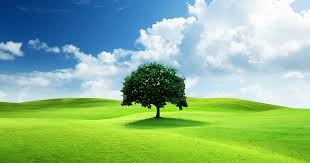
#> input picture basics/image/Tree.jpg, 310 x 163 px, found by its file name
$ jupyter execute exercise3.ipynb
#> lines starting #> are read from the running program, lines starting #| are printed output that depends on the picture; after the words box and inside, x2 and y2 are one past the last pixel; in counts of white or black regions, pixels touching at a corner belong together
[cell 1]
import cv2
import numpy as np
import matplotlib.pyplot as plt

img = cv2.imread(r'.\image\Tree.jpg')
#> img is the input picture: shape (163, 310, 3); mean B, G, R 140.2, 183.7, 140.1
gray = cv2.cvtColor(img, cv2.COLOR_BGR2GRAY)
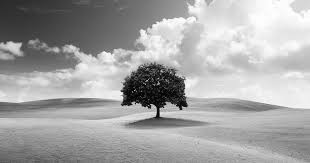
#> gray: shape (163, 310); min 1, max 255, mean 165.7
brightness = cv2.convertScaleAbs(img, alpha=1.0, beta=50)
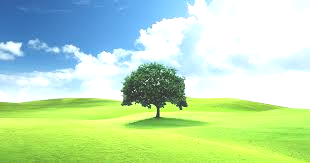
#> brightness: shape (163, 310, 3); mean B, G, R 179.1, 222.8, 186
contrast = cv2.convertScaleAbs(img, alpha=2.0, beta=0)
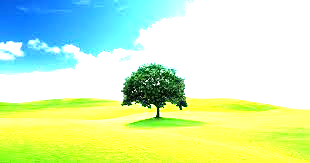
#> contrast: shape (163, 310, 3); mean B, G, R 182.7, 238.6, 207.4
kernel_sharp = np.array([[0, -1, 0],
                         [-1, 5, -1],
                         [0, -1, 0]])

sharpened = cv2.filter2D(img, -1, kernel_sharp)
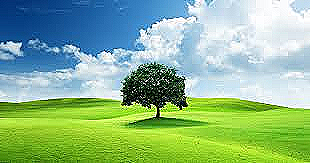
#> sharpened: shape (163, 310, 3); mean B, G, R 141.4, 183.6, 141.1
_, simple_thresh = cv2.threshold(gray, 127, 255, cv2.THRESH_BINARY)
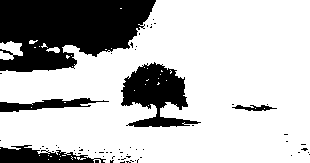
#> simple_thresh: shape (163, 310); 74.3% white; 65 black regions (60 under 20 px), largest, box (x1, y1, x2, y2) and area: (0, 0, 156, 72) 8176, (121, 62, 201, 127) 2697, (0, 145, 106, 163) 1070, (0, 98, 109, 112) 714, (232, 105, 277, 111) 146
adaptive_thresh = cv2.adaptiveThreshold(
    gray, 255,
    cv2.ADAPTIVE_THRESH_GAUSSIAN_C,
    cv2.THRESH_BINARY, 55, 2)
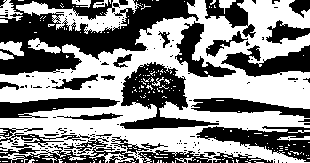
#> adaptive_thresh: shape (163, 310); 54.2% white; 160 black regions (129 under 20 px), largest, box (x1, y1, x2, y2) and area: (0, 0, 199, 75) 7145, (120, 62, 219, 129) 2776, (196, 126, 310, 162) 1900
_, otsu_thresh = cv2.threshold(gray, 0, 255,
                               cv2.THRESH_BINARY + cv2.THRESH_OTSU)
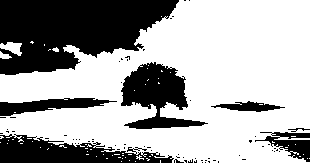
#> otsu_thresh: shape (163, 310); 65.5% white; 69 black regions (62 under 20 px), largest, box (x1, y1, x2, y2) and area: (0, 0, 179, 75) 9177, (121, 62, 208, 129) 2944, (0, 134, 174, 163) 2882
titles = ['Brightness Adjusted', 'Contrast Adjusted',
          'Sharpened', 'Simple Threshold', 'Adaptive Threshold',
          "Otsu's Threshold"]

images = [brightness , contrast ,
          sharpened, simple_thresh, adaptive_thresh, otsu_thresh]

cmap_flags = [None, None, None, None, 'gray', 'gray', 'gray']

fig, ax = plt.subplots(2, 3, figsize=(15, 10))
ax = ax.flatten()

for i in range(len(images)):
    if cmap_flags[i]:
        ax[i].imshow(images[i], cmap=cmap_flags[i])
    else:
        ax[i].imshow(images[i])
    ax[i].set_title(titles[i])
    ax[i].axis('off')
#> this loop made 6 passes
#> figure, not shown here; B, G, R data is drawn as R, G, B

$ run again, with basics/image/lake.jpg copied over basics/image/Tree.jpg
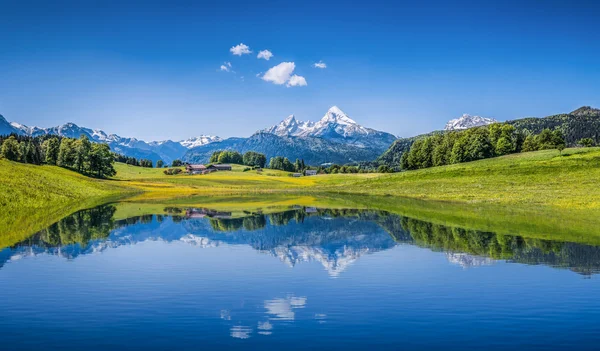
#> input picture basics/image/lake.jpg, 600 x 351 px, found by its file name
#> img is the input picture: shape (351, 600, 3); mean B, G, R 152.3, 125.7, 78.9
#> `_, simple_thresh = cv2.threshold(gray, 127, 255, cv2.THRESH_BINARY)`:
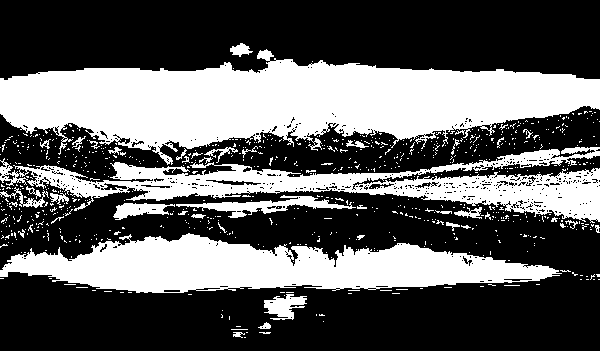
#> simple_thresh: shape (351, 600); 37.6% white; 764 white regions (720 under 20 px), largest, box (x1, y1, x2, y2) and area: (0, 49, 600, 165) 37803, (0, 233, 562, 293) 19643, (0, 147, 600, 223) 15098
#> adaptive_thresh: shape (351, 600); 65.6% white; 1309 black regions (1125 under 20 px), largest, box (x1, y1, x2, y2) and area: (0, 106, 600, 189) 15130, (60, 185, 545, 270) 13382, (0, 261, 600, 351) 12793
#> `_, otsu_thresh = cv2.threshold(gray, 0, 255, cv2.THRESH_BINARY + cv2.T..`:
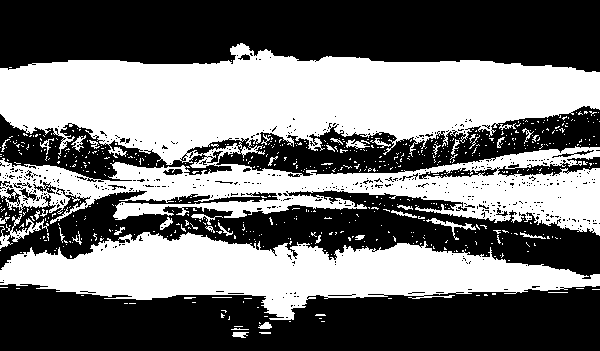
#> otsu_thresh: shape (351, 600); 46.2% white; 630 white regions (586 under 20 px), largest, box (x1, y1, x2, y2) and area: (0, 43, 600, 236) 66626, (0, 232, 600, 320) 26406, (0, 214, 49, 249) 438
#> the loop `for i in range(len(images)):` made 6 passes
